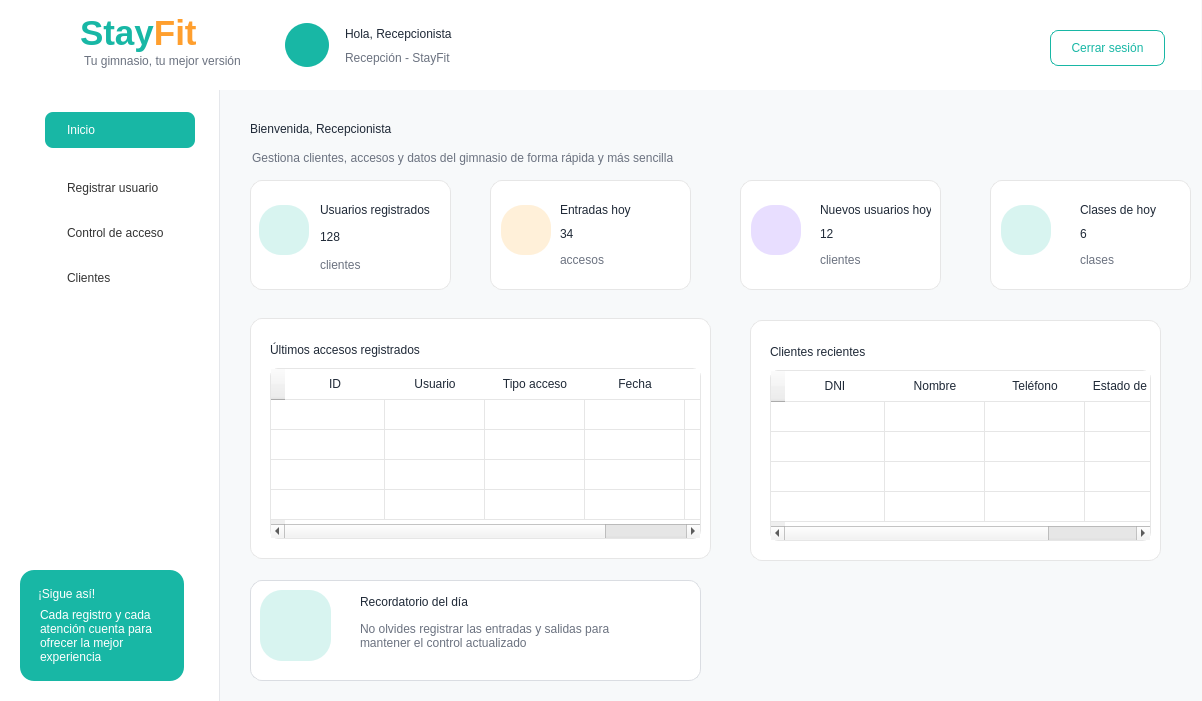
<?xml version="1.0" encoding="UTF-8"?>
<ui version="4.0">
 <class>MainWindow</class>
 <widget class="QMainWindow" name="MainWindow">
  <property name="geometry">
   <rect>
    <x>0</x>
    <y>0</y>
    <width>1202</width>
    <height>701</height>
   </rect>
  </property>
  <property name="windowTitle">
   <string>StayFit - Panel Cliente</string>
  </property>
  <property name="styleSheet">
   <string notr="true">QMainWindow { background-color: #F7F9FA; }
QLabel { background: transparent; color: #1F2937; font-family: &quot;Segoe UI&quot;; }
QPushButton { font-family: &quot;Segoe UI&quot;; }
QFrame#frameHeader { background-color: white; border-bottom: 1px solid #E5E7EB; }
QFrame#frameMenu { background-color: white; border-right: 1px solid #E5E7EB; }
QFrame#frameContenido { background-color: #F7F9FA; border: none; }
QFrame#card1, QFrame#card2, QFrame#card3, QFrame#card4, QFrame#cardTabla, QFrame#cardPago, QFrame#cardActividad, QFrame#cardConsejo, QFrame#cardMotivacion, QFrame#cardSigue { background-color: white; border: 1px solid #E6E6E6; border-radius: 12px; }
QPushButton#btnInicio { background-color: #18B7A5; color: white; border-radius: 8px; text-align: left; padding-left: 22px; font: bold 11pt &quot;Segoe UI&quot;; }
QPushButton#btnClases, QPushButton#btnInscripciones, QPushButton#btnPagos, QPushButton#btnEstadisticas, QPushButton#btnCalorias, QPushButton#btnPerfil, QPushButton#btnInformacion { background-color: transparent; color: #333333; border: none; text-align: left; padding-left: 22px; font: 11pt &quot;Segoe UI&quot;; }
QPushButton#btnClases:hover, QPushButton#btnInscripciones:hover, QPushButton#btnPagos:hover, QPushButton#btnEstadisticas:hover, QPushButton#btnCalorias:hover, QPushButton#btnPerfil:hover, QPushButton#btnInformacion:hover { background-color: #E6F7F5; border-radius: 8px; }
QPushButton#btnCerrarSesion { background-color: white; color: #18B7A5; border: 1px solid #18B7A5; border-radius: 8px; font: bold 10pt &quot;Segoe UI&quot;; }
QPushButton#btnVerInscripciones { background-color: #18B7A5; color: white; border: none; border-radius: 8px; font: bold 10pt &quot;Segoe UI&quot;; }
QPushButton#btnMini { background-color: transparent; color: #00A896; border: none; font: bold 9pt &quot;Segoe UI&quot;; }
QTableWidget { background-color: white; border: 1px solid #E6E6E6; border-radius: 8px; gridline-color: #E6E6E6; font: 9pt &quot;Segoe UI&quot;; }
QHeaderView::section { background-color: white; color: #1F2937; font: bold 9pt &quot;Segoe UI&quot;; border: none; border-bottom: 1px solid #E6E6E6; padding: 6px; }</string>
  </property>
  <widget class="QWidget" name="centralwidget">
   <widget class="QFrame" name="frameHeader">
    <property name="geometry">
     <rect>
      <x>0</x>
      <y>0</y>
      <width>1201</width>
      <height>91</height>
     </rect>
    </property>
    <property name="frameShape">
     <enum>QFrame::NoFrame</enum>
    </property>
    <widget class="QLabel" name="lblLogoIcono">
     <property name="geometry">
      <rect>
       <x>18</x>
       <y>10</y>
       <width>65</width>
       <height>65</height>
      </rect>
     </property>
     <property name="styleSheet">
      <string notr="true">font: 28pt &quot;Segoe UI Emoji&quot;; color: #18B7A5;</string>
     </property>
     <property name="text">
      <string/>
     </property>
     <property name="pixmap">
      <pixmap>../imagenes/logo_stayfit.png</pixmap>
     </property>
     <property name="scaledContents">
      <bool>true</bool>
     </property>
    </widget>
    <widget class="QLabel" name="labelStayFitHeader">
     <property name="geometry">
      <rect>
       <x>80</x>
       <y>8</y>
       <width>170</width>
       <height>51</height>
      </rect>
     </property>
     <property name="text">
      <string>&lt;html&gt;&lt;head/&gt;&lt;body&gt;&lt;p&gt;&lt;span style=&quot; font-size:26pt; font-weight:700; color:#18B7A5;&quot;&gt;Stay&lt;/span&gt;&lt;span style=&quot; font-size:26pt; font-weight:700; color:#FF9F2E;&quot;&gt;Fit&lt;/span&gt;&lt;/p&gt;&lt;/body&gt;&lt;/html&gt;</string>
     </property>
    </widget>
    <widget class="QLabel" name="labelSubtituloHeader">
     <property name="geometry">
      <rect>
       <x>84</x>
       <y>52</y>
       <width>170</width>
       <height>18</height>
      </rect>
     </property>
     <property name="styleSheet">
      <string notr="true">color: #6B7280; font: 9pt &quot;Segoe UI&quot;;</string>
     </property>
     <property name="text">
      <string>Tu gimnasio, tu mejor versión</string>
     </property>
    </widget>
    <widget class="QLabel" name="lblAvatarCliente">
     <property name="geometry">
      <rect>
       <x>285</x>
       <y>23</y>
       <width>44</width>
       <height>44</height>
      </rect>
     </property>
     <property name="styleSheet">
      <string notr="true">background-color: #18B7A5; color: white; border-radius: 22px; font: 20pt &quot;Segoe UI Emoji&quot;;</string>
     </property>
     <property name="text">
      <string/>
     </property>
     <property name="pixmap">
      <pixmap resource="../imagenes/recursos.qrc">:/newPrefix/usuario.png</pixmap>
     </property>
     <property name="scaledContents">
      <bool>true</bool>
     </property>
    </widget>
    <widget class="QLabel" name="lblNombreCliente">
     <property name="geometry">
      <rect>
       <x>345</x>
       <y>22</y>
       <width>270</width>
       <height>24</height>
      </rect>
     </property>
     <property name="styleSheet">
      <string notr="true">font: bold 13pt &quot;Segoe UI&quot;; color: #1F2937;</string>
     </property>
     <property name="text">
      <string>Hola, Recepcionista</string>
     </property>
    </widget>
    <widget class="QLabel" name="lblFechaAltaCliente">
     <property name="geometry">
      <rect>
       <x>345</x>
       <y>48</y>
       <width>250</width>
       <height>20</height>
      </rect>
     </property>
     <property name="styleSheet">
      <string notr="true">font: 10pt &quot;Segoe UI&quot;; color: #6B7280;</string>
     </property>
     <property name="text">
      <string>Recepción - StayFit</string>
     </property>
    </widget>
    <widget class="QPushButton" name="btnCerrarSesion">
     <property name="geometry">
      <rect>
       <x>1050</x>
       <y>30</y>
       <width>115</width>
       <height>36</height>
      </rect>
     </property>
     <property name="text">
      <string>Cerrar sesión</string>
     </property>
    </widget>
    <widget class="QLabel" name="label_17">
     <property name="geometry">
      <rect>
       <x>510</x>
       <y>20</y>
       <width>31</width>
       <height>31</height>
      </rect>
     </property>
     <property name="text">
      <string/>
     </property>
     <property name="pixmap">
      <pixmap resource="../imagenes/recursos.qrc">:/newPrefix/ola.png</pixmap>
     </property>
     <property name="scaledContents">
      <bool>true</bool>
     </property>
    </widget>
   </widget>
   <widget class="QFrame" name="frameMenu">
    <property name="geometry">
     <rect>
      <x>0</x>
      <y>90</y>
      <width>220</width>
      <height>611</height>
     </rect>
    </property>
    <property name="frameShape">
     <enum>QFrame::NoFrame</enum>
    </property>
    <widget class="QPushButton" name="btnInicio">
     <property name="geometry">
      <rect>
       <x>45</x>
       <y>22</y>
       <width>150</width>
       <height>36</height>
      </rect>
     </property>
     <property name="text">
      <string>Inicio</string>
     </property>
    </widget>
    <widget class="QPushButton" name="btnClases">
     <property name="geometry">
      <rect>
       <x>45</x>
       <y>80</y>
       <width>150</width>
       <height>36</height>
      </rect>
     </property>
     <property name="text">
      <string>Registrar usuario</string>
     </property>
    </widget>
    <widget class="QPushButton" name="btnInscripciones">
     <property name="geometry">
      <rect>
       <x>45</x>
       <y>125</y>
       <width>150</width>
       <height>36</height>
      </rect>
     </property>
     <property name="text">
      <string>Control de acceso</string>
     </property>
    </widget>
    <widget class="QPushButton" name="btnPagos">
     <property name="geometry">
      <rect>
       <x>45</x>
       <y>170</y>
       <width>150</width>
       <height>36</height>
      </rect>
     </property>
     <property name="text">
      <string>Clientes</string>
     </property>
    </widget>
    <widget class="QFrame" name="cardSigue">
     <property name="geometry">
      <rect>
       <x>20</x>
       <y>480</y>
       <width>164</width>
       <height>111</height>
      </rect>
     </property>
     <property name="styleSheet">
      <string notr="true">QFrame#cardSigue { background-color: #18B7A5; border-radius: 14px; border: none; }</string>
     </property>
     <widget class="QLabel" name="lblSigue">
      <property name="geometry">
       <rect>
        <x>18</x>
        <y>12</y>
        <width>130</width>
        <height>24</height>
       </rect>
      </property>
      <property name="styleSheet">
       <string notr="true">color:white; font:bold 11pt &quot;Segoe UI&quot;;</string>
      </property>
      <property name="text">
       <string>¡Sigue así!</string>
      </property>
     </widget>
     <widget class="QLabel" name="lblSigueTexto">
      <property name="geometry">
       <rect>
        <x>20</x>
        <y>30</y>
        <width>130</width>
        <height>71</height>
       </rect>
      </property>
      <property name="styleSheet">
       <string notr="true">color:white; font:9pt &quot;Segoe UI&quot;;</string>
      </property>
      <property name="text">
       <string>Cada registro y cada atención cuenta para ofrecer la mejor experiencia</string>
      </property>
      <property name="wordWrap">
       <bool>true</bool>
      </property>
     </widget>
    </widget>
    <widget class="QLabel" name="label">
     <property name="geometry">
      <rect>
       <x>20</x>
       <y>30</y>
       <width>20</width>
       <height>20</height>
      </rect>
     </property>
     <property name="text">
      <string/>
     </property>
     <property name="pixmap">
      <pixmap>../imagenes/casa_inicio.png</pixmap>
     </property>
     <property name="scaledContents">
      <bool>true</bool>
     </property>
    </widget>
    <widget class="QLabel" name="label_3">
     <property name="geometry">
      <rect>
       <x>15</x>
       <y>130</y>
       <width>25</width>
       <height>25</height>
      </rect>
     </property>
     <property name="text">
      <string/>
     </property>
     <property name="pixmap">
      <pixmap>../imagenes/control de acceso.png</pixmap>
     </property>
     <property name="scaledContents">
      <bool>true</bool>
     </property>
    </widget>
    <widget class="QLabel" name="label_12">
     <property name="geometry">
      <rect>
       <x>15</x>
       <y>80</y>
       <width>31</width>
       <height>31</height>
      </rect>
     </property>
     <property name="text">
      <string/>
     </property>
     <property name="pixmap">
      <pixmap>../imagenes/registrar usuario.png</pixmap>
     </property>
     <property name="scaledContents">
      <bool>true</bool>
     </property>
    </widget>
    <widget class="QLabel" name="label_8">
     <property name="geometry">
      <rect>
       <x>15</x>
       <y>170</y>
       <width>31</width>
       <height>31</height>
      </rect>
     </property>
     <property name="text">
      <string/>
     </property>
     <property name="pixmap">
      <pixmap>../imagenes/clientes.png</pixmap>
     </property>
     <property name="scaledContents">
      <bool>true</bool>
     </property>
    </widget>
   </widget>
   <widget class="QFrame" name="frameContenido">
    <property name="geometry">
     <rect>
      <x>220</x>
      <y>90</y>
      <width>991</width>
      <height>611</height>
     </rect>
    </property>
    <property name="frameShape">
     <enum>QFrame::NoFrame</enum>
    </property>
    <widget class="QLabel" name="lblBienvenida">
     <property name="geometry">
      <rect>
       <x>30</x>
       <y>22</y>
       <width>341</width>
       <height>34</height>
      </rect>
     </property>
     <property name="styleSheet">
      <string notr="true">font:bold 20pt &quot;Segoe UI&quot;; color:#1F2937;</string>
     </property>
     <property name="text">
      <string>Bienvenida, Recepcionista</string>
     </property>
    </widget>
    <widget class="QLabel" name="lblResumen">
     <property name="geometry">
      <rect>
       <x>32</x>
       <y>58</y>
       <width>470</width>
       <height>20</height>
      </rect>
     </property>
     <property name="styleSheet">
      <string notr="true">font:9pt &quot;Segoe UI&quot;; color:#6B7280;</string>
     </property>
     <property name="text">
      <string>Gestiona clientes, accesos y datos del gimnasio de forma rápida y más sencilla</string>
     </property>
    </widget>
    <widget class="QFrame" name="card1">
     <property name="geometry">
      <rect>
       <x>30</x>
       <y>90</y>
       <width>201</width>
       <height>110</height>
      </rect>
     </property>
     <widget class="QLabel" name="lblTituloClases">
      <property name="geometry">
       <rect>
        <x>70</x>
        <y>20</y>
        <width>121</width>
        <height>20</height>
       </rect>
      </property>
      <property name="styleSheet">
       <string notr="true">font:bold 9pt &quot;Segoe UI&quot;;</string>
      </property>
      <property name="text">
       <string>Usuarios registrados</string>
      </property>
     </widget>
     <widget class="QLabel" name="lblNumClases">
      <property name="geometry">
       <rect>
        <x>70</x>
        <y>43</y>
        <width>80</width>
        <height>28</height>
       </rect>
      </property>
      <property name="styleSheet">
       <string notr="true">font:bold 20pt &quot;Segoe UI&quot;; color:#1F2937;</string>
      </property>
      <property name="text">
       <string>128</string>
      </property>
     </widget>
     <widget class="QLabel" name="lblSubClases">
      <property name="geometry">
       <rect>
        <x>70</x>
        <y>75</y>
        <width>90</width>
        <height>20</height>
       </rect>
      </property>
      <property name="styleSheet">
       <string notr="true">color:#6B7280; font:8pt &quot;Segoe UI&quot;;</string>
      </property>
      <property name="text">
       <string>clientes</string>
      </property>
     </widget>
     <widget class="QLabel" name="lblIconClases">
      <property name="geometry">
       <rect>
        <x>9</x>
        <y>25</y>
        <width>50</width>
        <height>50</height>
       </rect>
      </property>
      <property name="styleSheet">
       <string notr="true">background-color:#D8F4F0; border-radius:22px; font:17pt &quot;Segoe UI Emoji&quot;;</string>
      </property>
      <property name="text">
       <string/>
      </property>
      <property name="scaledContents">
       <bool>true</bool>
      </property>
     </widget>
     <widget class="QLabel" name="label_7">
      <property name="geometry">
       <rect>
        <x>20</x>
        <y>35</y>
        <width>30</width>
        <height>30</height>
       </rect>
      </property>
      <property name="text">
       <string/>
      </property>
      <property name="pixmap">
       <pixmap>../imagenes/clientes.png</pixmap>
      </property>
      <property name="scaledContents">
       <bool>true</bool>
      </property>
     </widget>
    </widget>
    <widget class="QFrame" name="card2">
     <property name="geometry">
      <rect>
       <x>270</x>
       <y>90</y>
       <width>201</width>
       <height>110</height>
      </rect>
     </property>
     <widget class="QLabel" name="lblIconPago">
      <property name="geometry">
       <rect>
        <x>11</x>
        <y>25</y>
        <width>50</width>
        <height>50</height>
       </rect>
      </property>
      <property name="styleSheet">
       <string notr="true">background-color:#FFF0D9; border-radius:22px; font:16pt &quot;Segoe UI Emoji&quot;; color:#FF9F2E;</string>
      </property>
      <property name="text">
       <string/>
      </property>
     </widget>
     <widget class="QLabel" name="lblTituloPago">
      <property name="geometry">
       <rect>
        <x>70</x>
        <y>20</y>
        <width>95</width>
        <height>20</height>
       </rect>
      </property>
      <property name="styleSheet">
       <string notr="true">font:bold 9pt &quot;Segoe UI&quot;;</string>
      </property>
      <property name="text">
       <string>Entradas hoy</string>
      </property>
     </widget>
     <widget class="QLabel" name="label_6">
      <property name="geometry">
       <rect>
        <x>20</x>
        <y>35</y>
        <width>30</width>
        <height>30</height>
       </rect>
      </property>
      <property name="text">
       <string/>
      </property>
      <property name="pixmap">
       <pixmap>../imagenes/control de acceso.png</pixmap>
      </property>
      <property name="scaledContents">
       <bool>true</bool>
      </property>
     </widget>
     <widget class="QLabel" name="lblNumClases_2">
      <property name="geometry">
       <rect>
        <x>70</x>
        <y>40</y>
        <width>80</width>
        <height>28</height>
       </rect>
      </property>
      <property name="styleSheet">
       <string notr="true">font:bold 20pt &quot;Segoe UI&quot;; color:#1F2937;</string>
      </property>
      <property name="text">
       <string>34</string>
      </property>
     </widget>
     <widget class="QLabel" name="lblSubClases_2">
      <property name="geometry">
       <rect>
        <x>70</x>
        <y>70</y>
        <width>90</width>
        <height>20</height>
       </rect>
      </property>
      <property name="styleSheet">
       <string notr="true">color:#6B7280; font:8pt &quot;Segoe UI&quot;;</string>
      </property>
      <property name="text">
       <string>accesos</string>
      </property>
     </widget>
    </widget>
    <widget class="QFrame" name="card3">
     <property name="geometry">
      <rect>
       <x>520</x>
       <y>90</y>
       <width>201</width>
       <height>110</height>
      </rect>
     </property>
     <widget class="QLabel" name="lblIconCal">
      <property name="geometry">
       <rect>
        <x>11</x>
        <y>25</y>
        <width>50</width>
        <height>50</height>
       </rect>
      </property>
      <property name="styleSheet">
       <string notr="true">background-color:#E8DEFF; border-radius:22px; font:17pt &quot;Segoe UI Emoji&quot;;</string>
      </property>
      <property name="text">
       <string/>
      </property>
     </widget>
     <widget class="QLabel" name="lblTituloCal">
      <property name="geometry">
       <rect>
        <x>80</x>
        <y>20</y>
        <width>111</width>
        <height>20</height>
       </rect>
      </property>
      <property name="styleSheet">
       <string notr="true">font:bold 8pt &quot;Segoe UI&quot;;</string>
      </property>
      <property name="text">
       <string>Nuevos usuarios hoy</string>
      </property>
     </widget>
     <widget class="QLabel" name="lblNumClases_3">
      <property name="geometry">
       <rect>
        <x>80</x>
        <y>40</y>
        <width>80</width>
        <height>28</height>
       </rect>
      </property>
      <property name="styleSheet">
       <string notr="true">font:bold 20pt &quot;Segoe UI&quot;; color:#1F2937;</string>
      </property>
      <property name="text">
       <string>12</string>
      </property>
     </widget>
     <widget class="QLabel" name="lblSubClases_3">
      <property name="geometry">
       <rect>
        <x>80</x>
        <y>70</y>
        <width>90</width>
        <height>20</height>
       </rect>
      </property>
      <property name="styleSheet">
       <string notr="true">color:#6B7280; font:8pt &quot;Segoe UI&quot;;</string>
      </property>
      <property name="text">
       <string>clientes</string>
      </property>
     </widget>
     <widget class="QLabel" name="label_13">
      <property name="geometry">
       <rect>
        <x>10</x>
        <y>20</y>
        <width>51</width>
        <height>51</height>
       </rect>
      </property>
      <property name="text">
       <string/>
      </property>
      <property name="pixmap">
       <pixmap>../imagenes/registrar usuario.png</pixmap>
      </property>
      <property name="scaledContents">
       <bool>true</bool>
      </property>
     </widget>
    </widget>
    <widget class="QFrame" name="card4">
     <property name="geometry">
      <rect>
       <x>770</x>
       <y>90</y>
       <width>201</width>
       <height>110</height>
      </rect>
     </property>
     <widget class="QLabel" name="lblIconAs">
      <property name="geometry">
       <rect>
        <x>11</x>
        <y>25</y>
        <width>50</width>
        <height>50</height>
       </rect>
      </property>
      <property name="styleSheet">
       <string notr="true">background-color:#D8F4F0; color:#18B7A5; border-radius:22px; font:bold 20pt &quot;Segoe UI&quot;;</string>
      </property>
      <property name="text">
       <string/>
      </property>
     </widget>
     <widget class="QLabel" name="lblTituloAs">
      <property name="geometry">
       <rect>
        <x>90</x>
        <y>20</y>
        <width>81</width>
        <height>20</height>
       </rect>
      </property>
      <property name="styleSheet">
       <string notr="true">font:bold 9pt &quot;Segoe UI&quot;;</string>
      </property>
      <property name="text">
       <string>Clases de hoy</string>
      </property>
     </widget>
     <widget class="QLabel" name="label_15">
      <property name="geometry">
       <rect>
        <x>19</x>
        <y>35</y>
        <width>35</width>
        <height>35</height>
       </rect>
      </property>
      <property name="text">
       <string/>
      </property>
      <property name="pixmap">
       <pixmap resource="../imagenes/recursos.qrc">:/newPrefix/marca-de-verificacion.png</pixmap>
      </property>
      <property name="scaledContents">
       <bool>true</bool>
      </property>
     </widget>
     <widget class="QLabel" name="lblNumClases_4">
      <property name="geometry">
       <rect>
        <x>90</x>
        <y>40</y>
        <width>80</width>
        <height>28</height>
       </rect>
      </property>
      <property name="styleSheet">
       <string notr="true">font:bold 20pt &quot;Segoe UI&quot;; color:#1F2937;</string>
      </property>
      <property name="text">
       <string>6</string>
      </property>
     </widget>
     <widget class="QLabel" name="lblSubClases_4">
      <property name="geometry">
       <rect>
        <x>90</x>
        <y>70</y>
        <width>90</width>
        <height>20</height>
       </rect>
      </property>
      <property name="styleSheet">
       <string notr="true">color:#6B7280; font:8pt &quot;Segoe UI&quot;;</string>
      </property>
      <property name="text">
       <string>clases</string>
      </property>
     </widget>
    </widget>
    <widget class="QFrame" name="cardTabla">
     <property name="geometry">
      <rect>
       <x>30</x>
       <y>228</y>
       <width>461</width>
       <height>241</height>
      </rect>
     </property>
     <widget class="QLabel" name="lblTituloTabla">
      <property name="geometry">
       <rect>
        <x>20</x>
        <y>20</y>
        <width>220</width>
        <height>24</height>
       </rect>
      </property>
      <property name="styleSheet">
       <string notr="true">font:bold 11pt &quot;Segoe UI&quot;;</string>
      </property>
      <property name="text">
       <string>Últimos accesos registrados</string>
      </property>
     </widget>
     <widget class="QTableWidget" name="tablaProximasClases">
      <property name="geometry">
       <rect>
        <x>20</x>
        <y>50</y>
        <width>431</width>
        <height>171</height>
       </rect>
      </property>
      <row>
       <property name="text">
        <string/>
       </property>
      </row>
      <row>
       <property name="text">
        <string/>
       </property>
      </row>
      <row>
       <property name="text">
        <string/>
       </property>
      </row>
      <row>
       <property name="text">
        <string/>
       </property>
      </row>
      <column>
       <property name="text">
        <string>ID</string>
       </property>
      </column>
      <column>
       <property name="text">
        <string>Usuario</string>
       </property>
      </column>
      <column>
       <property name="text">
        <string>Tipo acceso</string>
       </property>
      </column>
      <column>
       <property name="text">
        <string>Fecha</string>
       </property>
      </column>
      <column>
       <property name="text">
        <string>Hora</string>
       </property>
      </column>
     </widget>
    </widget>
    <widget class="QFrame" name="cardPago">
     <property name="geometry">
      <rect>
       <x>530</x>
       <y>230</y>
       <width>411</width>
       <height>241</height>
      </rect>
     </property>
     <widget class="QLabel" name="lblTituloUltPago">
      <property name="geometry">
       <rect>
        <x>20</x>
        <y>20</y>
        <width>130</width>
        <height>24</height>
       </rect>
      </property>
      <property name="styleSheet">
       <string notr="true">font:bold 11pt &quot;Segoe UI&quot;;</string>
      </property>
      <property name="text">
       <string>Clientes recientes</string>
      </property>
     </widget>
     <widget class="QTableWidget" name="tablaProximasClases_2">
      <property name="geometry">
       <rect>
        <x>20</x>
        <y>50</y>
        <width>381</width>
        <height>171</height>
       </rect>
      </property>
      <row>
       <property name="text">
        <string/>
       </property>
      </row>
      <row>
       <property name="text">
        <string/>
       </property>
      </row>
      <row>
       <property name="text">
        <string/>
       </property>
      </row>
      <row>
       <property name="text">
        <string/>
       </property>
      </row>
      <column>
       <property name="text">
        <string>DNI</string>
       </property>
      </column>
      <column>
       <property name="text">
        <string>Nombre</string>
       </property>
      </column>
      <column>
       <property name="text">
        <string>Teléfono</string>
       </property>
      </column>
      <column>
       <property name="text">
        <string>Estado de pago</string>
       </property>
      </column>
     </widget>
    </widget>
    <widget class="QLabel" name="label_16">
     <property name="geometry">
      <rect>
       <x>370</x>
       <y>20</y>
       <width>35</width>
       <height>35</height>
      </rect>
     </property>
     <property name="text">
      <string/>
     </property>
     <property name="pixmap">
      <pixmap resource="../imagenes/recursos.qrc">:/newPrefix/ola.png</pixmap>
     </property>
     <property name="scaledContents">
      <bool>true</bool>
     </property>
    </widget>
    <widget class="QFrame" name="card1_2">
     <property name="geometry">
      <rect>
       <x>30</x>
       <y>490</y>
       <width>451</width>
       <height>101</height>
      </rect>
     </property>
     <property name="styleSheet">
      <string notr="true">#card1_2 {
    background-color: #FFFFFF;
    border: 1px solid #DADDE2;
    border-radius: 12px;
}</string>
     </property>
     <widget class="QLabel" name="lblIconClases_5">
      <property name="geometry">
       <rect>
        <x>10</x>
        <y>10</y>
        <width>71</width>
        <height>71</height>
       </rect>
      </property>
      <property name="styleSheet">
       <string notr="true">background-color:#D8F4F0; border-radius:22px; font:17pt &quot;Segoe UI Emoji&quot;;</string>
      </property>
      <property name="text">
       <string/>
      </property>
      <property name="scaledContents">
       <bool>true</bool>
      </property>
     </widget>
     <widget class="QLabel" name="label_18">
      <property name="geometry">
       <rect>
        <x>20</x>
        <y>20</y>
        <width>51</width>
        <height>51</height>
       </rect>
      </property>
      <property name="styleSheet">
       <string notr="true">background-color: transparent;</string>
      </property>
      <property name="text">
       <string/>
      </property>
      <property name="pixmap">
       <pixmap>../imagenes/campana.png</pixmap>
      </property>
      <property name="scaledContents">
       <bool>true</bool>
      </property>
     </widget>
     <widget class="QLabel" name="lblTituloTabla_2">
      <property name="geometry">
       <rect>
        <x>110</x>
        <y>10</y>
        <width>220</width>
        <height>24</height>
       </rect>
      </property>
      <property name="styleSheet">
       <string notr="true">font:bold 11pt &quot;Segoe UI&quot;;</string>
      </property>
      <property name="text">
       <string>Recordatorio del día</string>
      </property>
     </widget>
     <widget class="QLabel" name="lblSubClases_8">
      <property name="geometry">
       <rect>
        <x>110</x>
        <y>40</y>
        <width>301</width>
        <height>31</height>
       </rect>
      </property>
      <property name="styleSheet">
       <string notr="true">color:#6B7280; font:8pt &quot;Segoe UI&quot;;</string>
      </property>
      <property name="text">
       <string>No olvides registrar las entradas y salidas para mantener el control actualizado</string>
      </property>
      <property name="wordWrap">
       <bool>true</bool>
      </property>
     </widget>
    </widget>
    <widget class="QLabel" name="label_19">
     <property name="geometry">
      <rect>
       <x>-390</x>
       <y>0</y>
       <width>1391</width>
       <height>621</height>
      </rect>
     </property>
     <property name="styleSheet">
      <string notr="true">background-color: transparent;</string>
     </property>
     <property name="text">
      <string/>
     </property>
     <property name="pixmap">
      <pixmap>../imagenes/reborde_ola.png</pixmap>
     </property>
     <property name="scaledContents">
      <bool>true</bool>
     </property>
    </widget>
    <zorder>label_19</zorder>
    <zorder>lblBienvenida</zorder>
    <zorder>lblResumen</zorder>
    <zorder>card1</zorder>
    <zorder>card2</zorder>
    <zorder>card3</zorder>
    <zorder>card4</zorder>
    <zorder>cardTabla</zorder>
    <zorder>cardPago</zorder>
    <zorder>label_16</zorder>
    <zorder>card1_2</zorder>
   </widget>
  </widget>
 </widget>
 <resources>
  <include location="../imagenes/recursos.qrc"/>
 </resources>
 <connections/>
</ui>
